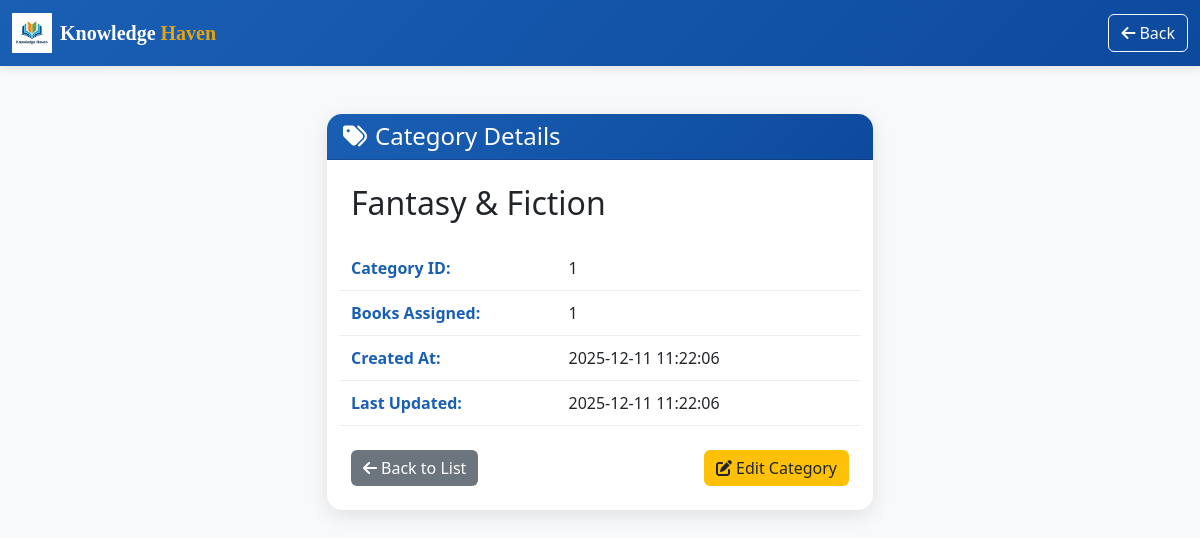
The app's page /admin/categories/view.php?id=1 (signed in) with its own data.
### tables this page shows
CREATE TABLE `categories` (
  `category_id` int(11) NOT NULL,
  `name` varchar(100) NOT NULL,
  `created_at` timestamp NOT NULL DEFAULT current_timestamp(),
  `updated_at` timestamp NOT NULL DEFAULT current_timestamp() ON UPDATE current_timestamp()
);

### admin/categories/view.php (the view, shortened to what this page needs)
<?php
include "../../config.php";
$category_id = intval($_GET['id']);
$query = "SELECT * FROM categories WHERE category_id = ?";
$stmt = mysqli_prepare($conn, $query);
mysqli_stmt_bind_param($stmt, "i", $category_id);
mysqli_stmt_execute($stmt);
$result = mysqli_stmt_get_result($stmt);
$category = mysqli_fetch_assoc($result);
$book_count_query = "SELECT COUNT(*) as book_count FROM books WHERE category_id = ?";
$stmt = mysqli_prepare($conn, $book_count_query);
mysqli_stmt_bind_param($stmt, "i", $category_id);
mysqli_stmt_execute($stmt);
$book_count_result = mysqli_stmt_get_result($stmt);
$book_count_row = mysqli_fetch_assoc($book_count_result);
$book_count = $book_count_row['book_count'];
?>
<!DOCTYPE html>
<html lang="en">
<head>
    <link href="https://cdn.jsdelivr.net/npm/bootstrap@5.3.0-alpha1/dist/css/bootstrap.min.css" rel="stylesheet">
    <link rel="stylesheet" href="https://cdnjs.cloudflare.com/ajax/libs/font-awesome/6.4.0/css/all.min.css">
</head>
<body>
    <nav class="navbar navbar-expand-lg navbar-dark navbar-custom">
        <div class="container-fluid">
            <a class="navbar-brand" href="../dashboard.php">
                <div class="d-flex align-items-center">
                    <img src="../../assets/images/logo-library.png" alt="Logo" width="40" height="40" class="me-2">
                    <span style="font-family: 'Playfair Display', serif; font-weight: 700;">
                        Knowledge <span style="color: #e5a50a;">Haven</span>
                    </span>
                </div>
            </a>
            <div>
                <a href="manage.php" class="btn btn-outline-light">
                    <i class="fas fa-arrow-left me-1"></i>Back
                </a>
            </div>
        </div>
    </nav>
    <div class="container py-5">
        <div class="row justify-content-center">
            <div class="col-lg-6">
                <div class="card">
                    <div class="card-header">
                        <h4 class="mb-0">
                            <i class="fas fa-tags me-2"></i>Category Details
                        </h4>
                    </div>
                    <div class="card-body p-4">
                        <h2 class="mb-4"><?php echo htmlspecialchars($category['name']); ?></h2>
                        <div class="row detail-row">
                            <div class="col-5 detail-label">Category ID:</div>
                            <div class="col-7"><?php echo $category['category_id']; ?></div>
                        </div>
                        <div class="row detail-row">
                            <div class="col-5 detail-label">Books Assigned:</div>
                            <div class="col-7"><?php echo $book_count; ?></div>
                        </div>
                        <div class="row detail-row">
                            <div class="col-5 detail-label">Created At:</div>
                            <div class="col-7"><?php echo $category['created_at']; ?></div>
                        </div>
                        <div class="row detail-row">
                            <div class="col-5 detail-label">Last Updated:</div>
                            <div class="col-7"><?php echo $category['updated_at']; ?></div>
                        </div>
                        <div class="mt-4 d-flex justify-content-between">
                            <a href="manage.php" class="btn btn-back">
                                <i class="fas fa-arrow-left me-1"></i>Back to List
                            </a>
                            <a href="edit.php?id=<?php echo $category['category_id']; ?>" class="btn btn-edit">
                                <i class="fas fa-edit me-1"></i>Edit Category
                            </a>
                        </div>
                    </div>
                </div>
            </div>
        </div>
    </div>
</body>
</html>

### admin/categories/view.php (style rules this page uses)
:root { --primary-color: #1a5fb4; --secondary-color: #26a269; }
body { background-color: #f8f9fa; }
.navbar-custom { background: linear-gradient(135deg, var(--primary-color) 0%, #0d4a9e 100%); box-shadow: 0 2px 10px rgba(0,0,0,0.1); }
.card { border: none; border-radius: 15px; box-shadow: 0 5px 20px rgba(0,0,0,0.1); }
.card-header { background: linear-gradient(135deg, var(--primary-color) 0%, #0d4a9e 100%); color: white; border-radius: 15px 15px 0 0 !important; }
.detail-row { padding: 10px 0; border-bottom: 1px solid #eee; }
.detail-label { font-weight: 600; color: var(--primary-color); }
.btn-edit { background-color: #ffc107; color: #212529; border: none; }
.btn-back { background-color: #6c757d; border: none; color: white; }

### records on screen
categories: name "Fantasy & Fiction", category_id "1", created_at "2025-12-11 11:22:06", updated_at "2025-12-11 11:22:06"

### other values on screen
$book_count "1"
